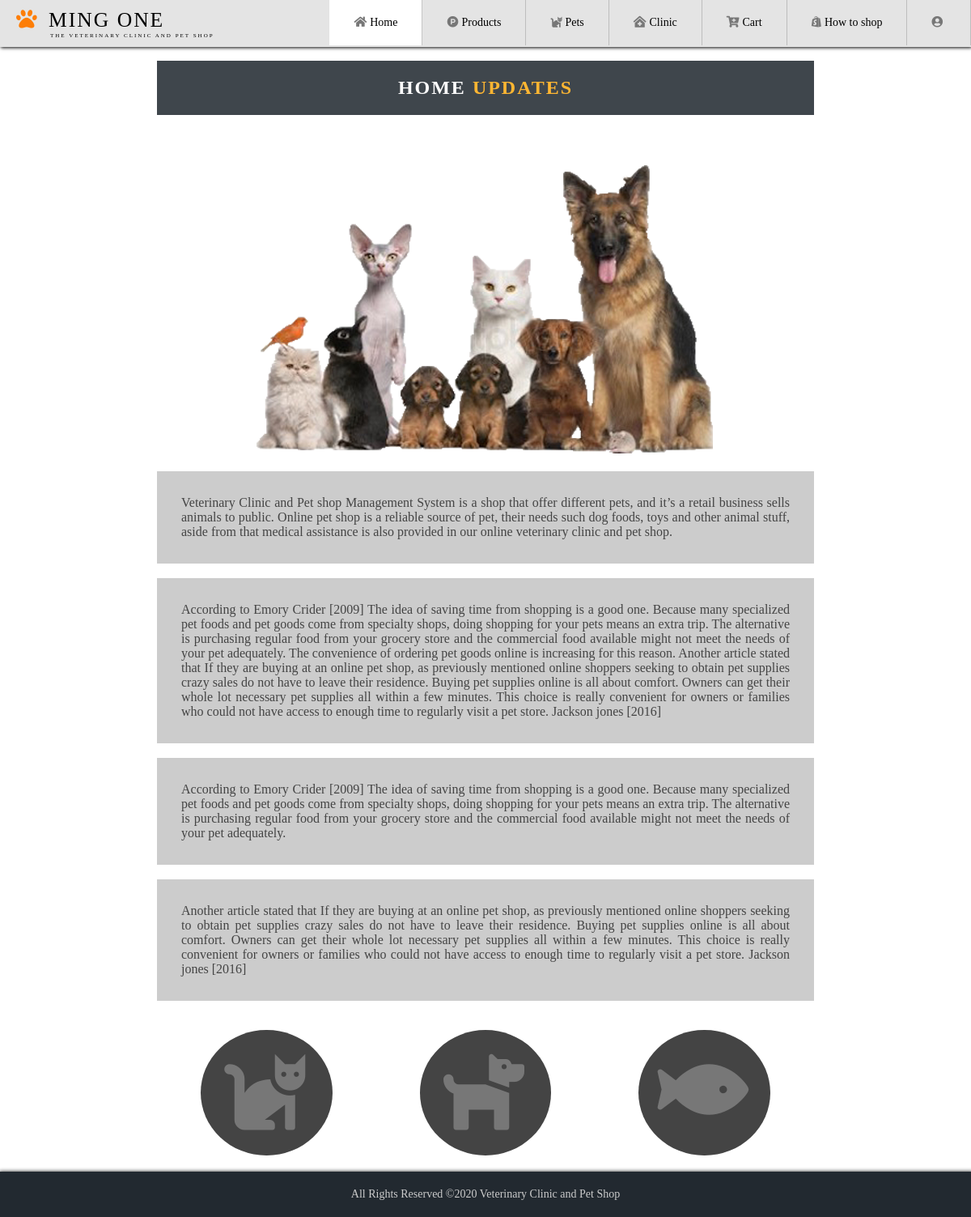
Page /customer/home.php on the committed database.
### tables this page shows
CREATE TABLE `home` (
  `post_ID` int(10) NOT NULL,
  `post_description` varchar(1000) NOT NULL
);

### customer/home.php (the view, shortened to what this page needs)
<?php
  $link = mysqli_connect("localhost", "root", "", "dbmingone");
	$sql = "SELECT * FROM `home`";
  $myData = mysqli_query($link,$sql);
?>
<!DOCTYPE html>
<html lang="en">
  <head>
    <link rel="stylesheet" href="../css/header.css" />
    <link rel="stylesheet" href="../css/main.css" />
    <link rel="stylesheet" href="../css/footer.css" />
    <link rel="stylesheet" href="../fontawesome\css\all.css" />
  </head>
  <body>
    <header class="header">
      <a href="#" class="logo">
        <i class="fas fa-paw" style="color: #fd7e07"></i>
        Ming One
        <p style="font-size: 7px; margin-left: 42px">
          THE VETERINARY CLINIC AND PET SHOP
        </p>
      </a>
      <ul class="menu">
        <li class="active">
          <a href="./home.php"><i class="fa fa-home"></i>Home</a>
        </li>
        <li>
          <a href="./products.php"
            ><i class="fab fa-product-hunt"></i>Products</a
          >
        </li>
        <li>
          <a href="./pets.php"><i class="fas fa-cat"></i>Pets</a>
        </li>
        <li>
          <a href="./clinic.php"><i class="fas fa-clinic-medical"></i>Clinic</a>
        </li>
        <li>
          <a href="./cart.php"><i class="fa fa-cart-plus"></i>Cart</a>
        </li>
        <li>
          <a href="./shop.php"><i class="fab fa-shopify"></i>How to shop</a>
        </li>
        <li style="text-transform: capitalize">
          <a href="../conn/logout.php" title="Click, Auto Signout">
            <i class="fa fa-user-circle"></i
            ><?php echo $_SESSION['uname']; ?>
          </a>
        </li>
      </ul>
    </header>
    <main>
      <h2>HOME <font color="orange">UPDATES</font></h2>
      <br />
      <section>
        <img src="../img/intro-img.png" alt="" class="home-img" />
      </section>
      <br />
      <p>
        <?php
    while($record = mysqli_fetch_assoc($myData)){
          $pd = $record['post_description'];
          echo"<p style='background: #ccc; color: #444; width:70%; margin:auto; padding: 30px; text-align: justify;'>
        $pd
      </p>
      <br />"; } mysqli_close($link); ?>
      <br />
      <div class="updates" id="coverX">
        <div class="update-0">
          <i class="fas fa-cat"></i>
        </div>
        <div class="update-1">
          <i class="fas fa-dog"></i>
        </div>
        <div class="update-2">
          <i class="fas fa-fish"></i>
        </div>
      </div>
    </main>
    <footer>
      <section class="footer-content">
        <ul class="footer-page">
          <li>All Rights Reserved &copy2020 Veterinary Clinic and Pet Shop</li>
        </ul>
      </section>
    </footer>
  </body>
</html>

### css/header.css (style rules this page uses)
* { margin: 0; padding: 0; box-sizing: border-box; }
body { margin: 0; background: #ccc; height: 80vh; }
a { color: black; }
.active { background-color: #fff; }
.header { background-color: rgb(228, 228, 228); box-shadow: 1px 1px 4px 0 rgba(0, 0, 0, 1); position: fixed; width: 100%; z-index: 3; }
.header ul { margin: 0; padding: 0; list-style-type: none; overflow: hidden; background-color: rgb(228, 228, 228); }
.header ul a { display: block; padding: 20px; font-size: 14px; border-right: 1px solid #aaaa; text-decoration: none; }
.header .logo { float: left; display: block; font-size: 1.6em; padding: 10px 20px; letter-spacing: 2px; text-decoration: none; text-transform: uppercase; }
.header .menu { clear: both; max-height: 0; transition: max-height 0.2s ease-out; }
i { margin: 0px 4px 0px 0px; color: #777; }
@media (min-width: 1000px) { .header li { float: left; } }
@media (min-width: 1000px) { .header li a { padding: 20px 30px; } }
@media (min-width: 1000px) { .header .menu { clear: none; float: right; max-height: none; } }

### css/main.css (style rules this page uses)
main { color: rgb(92, 92, 92); text-align: center; background-color: #fff; position: relative; top: 55px; height: auto; padding: 20px; align-items: center; }
h2 { padding: 20px; letter-spacing: 2px; width: 70%; margin: auto; color: white; opacity: 0.8; background: #101820ff; }
@media screen and (max-width: 1200px) { main { height: auto; } }
.updates { width: 70%; align-items: center; margin: auto; display: flex; justify-content: space-around; }
.update-0 { background-color: rgb(68, 68, 68); width: 20%; height: 20%; border-radius: 50%; padding: 20px; font-size: 100px; }
.update-1 { background-color: rgb(68, 68, 68); width: 20%; height: 20%; border-radius: 50%; padding: 20px; font-size: 100px; }
.update-2 { background-color: rgb(68, 68, 68); width: 20%; height: 20%; border-radius: 50%; padding: 20px; font-size: 100px; }
#coverX { animation: dropY 1.5s; }

### css/footer.css (style rules this page uses)
footer { position: relative; background-color: #101820ff; top: 55px; width: 100%; height: auto; box-shadow: 1px 2px 5px 2px rgb(0, 0, 0); opacity: 0.9; }
.footer-content { display: flex; }
.footer-page { width: 30%; display: flex; justify-content: space-around; list-style: none; margin: 20px auto; }
.footer-page li { color: #ccc; font-size: 14px; }
@media screen and (min-width: 769px) { .footer-page { width: 100%; width: auto; } }
@media screen and (min-width: 769px) { .footer-page li { padding: 0px 5px; } }

### rows in the picture
home: post_description "Veterinary Clinic and Pet shop Management System is a shop that offer different pets, and it’s a retail business sells animals to public. Online pet shop is a reliable source of pet, their needs such dog foods, toys and other animal stuff, aside from that medical assistance is also provided in our online veterinary clinic and pet shop."
home: post_description "According to Emory Crider [2009] The idea of saving time from shopping is a good one. Because many specialized pet foods and pet goods come from specialty shops, doing shopping for your pets means an extra trip. The alternative is purchasing regular food from your grocery store and the commercial food available might not meet the needs of your pet adequately. The convenience of ordering pet goods online is increasing for this reason. Another article stated that If they are buying at an online pet shop, as previously mentioned online shoppers seeking to obtain pet supplies crazy sales do not have to leave their residence. Buying pet supplies online is all about comfort. Owners can get their…"
home: post_description "According to Emory Crider [2009] The idea of saving time from shopping is a good one. Because many specialized pet foods and pet goods come from specialty shops, doing shopping for your pets means an extra trip. The alternative is purchasing regular food from your grocery store and the commercial food available might not meet the needs of your pet adequately."
home: post_description "Another article stated that If they are buying at an online pet shop, as previously mentioned online shoppers seeking to obtain pet supplies crazy sales do not have to leave their residence. Buying pet supplies online is all about comfort. Owners can get their whole lot necessary pet supplies all within a few minutes. This choice is really convenient for owners or families who could not have access to enough time to regularly visit a pet store. Jackson jones [2016]"
